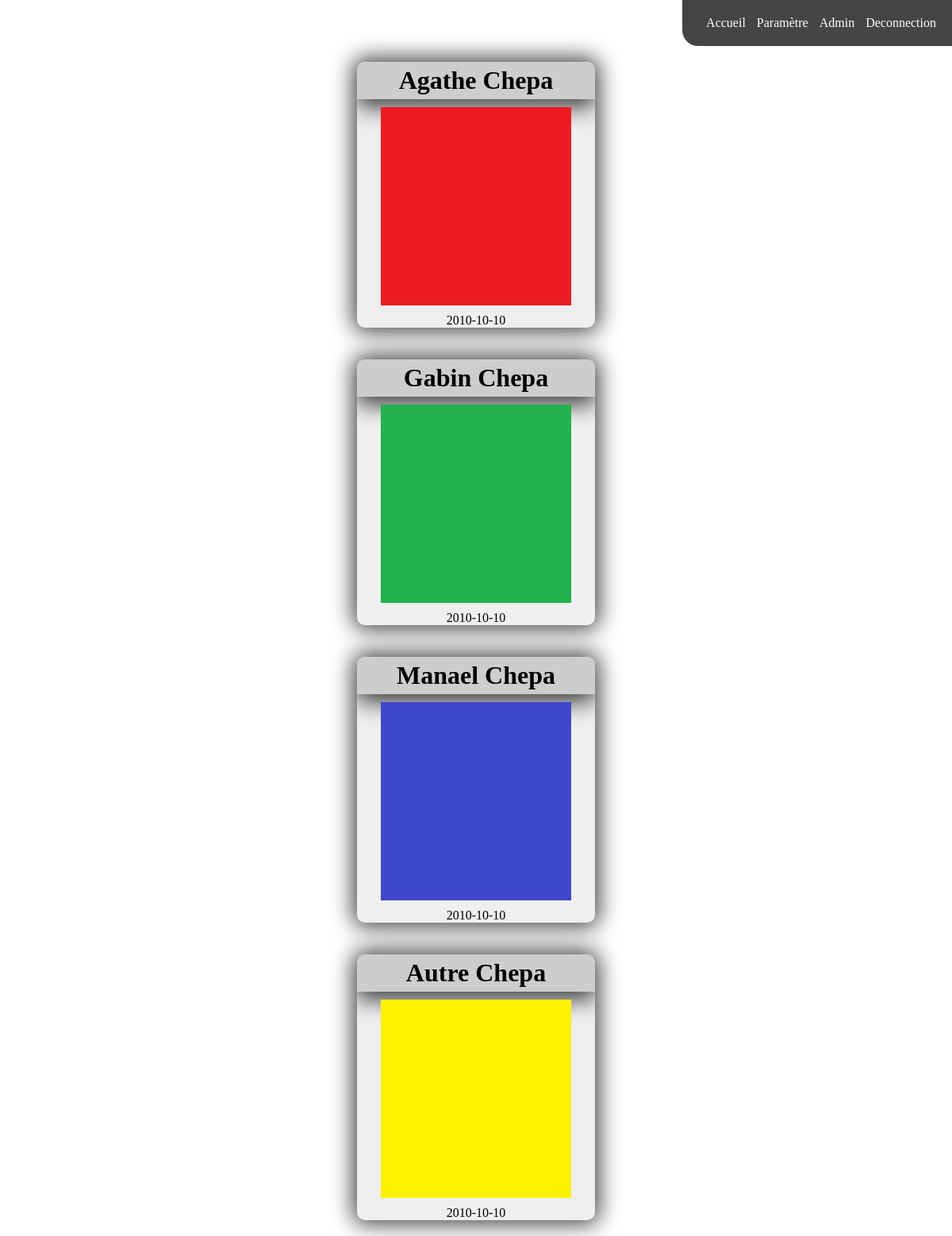
Page /accueil/accueil.php (signed in) on the committed database.
### tables this page shows
CREATE TABLE `enfants` (
  `id_enfant` int NOT NULL AUTO_INCREMENT,
  `nom_enfant` varchar(100) DEFAULT NULL,
  `prenom_enfant` varchar(100) DEFAULT NULL,
  `date_naissance` date DEFAULT NULL,
  `id_utilisateur` int DEFAULT NULL,
  `photo` varchar(50) DEFAULT NULL,
  PRIMARY KEY (`id_enfant`)
);

### accueil/accueil.php (the view, shortened to what this page needs)
<?php
include '../php/database.php';
?>
<!DOCTYPE html>
<html lang="en">
<head>
    <link rel="stylesheet" href="style.css">
</head>
<body>
    <?php
    include("../php/nav.php");
    ?>
    <div class="container">
        <?php
        if($_SESSION['role'] == 'Admin'){
            $sql = "SELECT * FROM Enfants";
            $result = $conn->query($sql);
            if($result->num_rows > 0){
                while($row = $result->fetch_assoc()){
                    echo '
                        <a href="../enfant/enfant.php?id='. $row['id_enfant'] .'" class="box">
                            <h1>' . $row['prenom_enfant'] . " " . $row['nom_enfant']. '</h1>
                            <div class="img">
                                <img src="../img/'. $row['photo'] .'" alt="Photo">
                            </div>
                            <p>'. $row['date_naissance'] .'</p>
                        </a>
                    ';
                }
            }
        }
        ?>
    </div>
</body>
</html>

### php/nav.php
<?php
echo '
        <nav>
            <ul>
                <li>
                    <a href="../accueil/accueil.php">Accueil</a>
                    <a href="accueil.php">Paramètre</a>
                    ';
                        if($_SESSION['role'] == 'Admin'){
                            echo '<a href="../admin/admin.php">Admin</a>';
                        }
echo '
                    <a href="../php/deconnection.php">Deconnection</a>
                </li>
            </ul>
        </nav>
        <style>
            nav {
                width: 100%;
                display: flex;
                justify-content: flex-end;
            }
            nav ul {
                background: #454545;
                list-style-type: none;
                padding: 20px;
                border-bottom-left-radius: 20px;
            }
            nav ul li a {
                margin-left: 10px;
                color: white;
                text-decoration: none;
            }
        </style>
    ';

### accueil/style.css (style rules this page uses)
* { padding: 0; margin: 0; box-sizing: border-box; }
.container { display: flex; flex-direction: column; align-items: center; }
.box { width: 300px; background: #efefef; display: flex; flex-direction: column; align-items: center; text-decoration: none; box-shadow: 0px 0px 28px 5px rgba(0, 0, 0, 0.75); -webkit-box-shadow: 0px 0px 28px 5px rgba(0, 0, 0, 0.75); -moz-box-shadow: 0px 0px 28px 5px rgba(0, 0, 0, 0.75); margin: 20px; border-radius: 10px; overflow: hidden; }
.box .img { position: relative; background: black; width: 80%; height: 250px; flex-grow: 1; display: flex; justify-content: center; align-items: center; font-size: 60px; }
.box .img img { width: 100%; height: 100%; }
.box h1 { width: 100%; display: flex; align-items: center; justify-content: center; background: #cdcdcd; box-shadow: 0px 10px 28px 0px rgba(0, 0, 0, 0.75); -webkit-box-shadow: 0px 10px 28px 0px rgba(0, 0, 0, 0.75); -moz-box-shadow: 0px 10px 28px 0px rgba(0, 0, 0, 0.75); margin-bottom: 10px; text-align: center; padding: 5px; }
.box .img { margin-bottom: 10px; }
.box h1, .box .img, .box p { pointer-events: none; text-decoration: none; color: black; }

### php/nav.php (style rules this page uses)
nav { width: 100%; display: flex; justify-content: flex-end; }
nav ul { background: #454545; list-style-type: none; padding: 20px; border-bottom-left-radius: 20px; }
nav ul li a { margin-left: 10px; color: white; text-decoration: none; }

### rows in the picture
enfants: prenom_enfant "Agathe", nom_enfant "Chepa", photo (picture), date_naissance "2010-10-10"
enfants: prenom_enfant "Gabin", nom_enfant "Chepa", photo (picture), date_naissance "2010-10-10"
enfants: prenom_enfant "Manael", nom_enfant "Chepa", photo (picture), date_naissance "2010-10-10"
enfants: prenom_enfant "Autre", nom_enfant "Chepa", photo (picture), date_naissance "2010-10-10"
